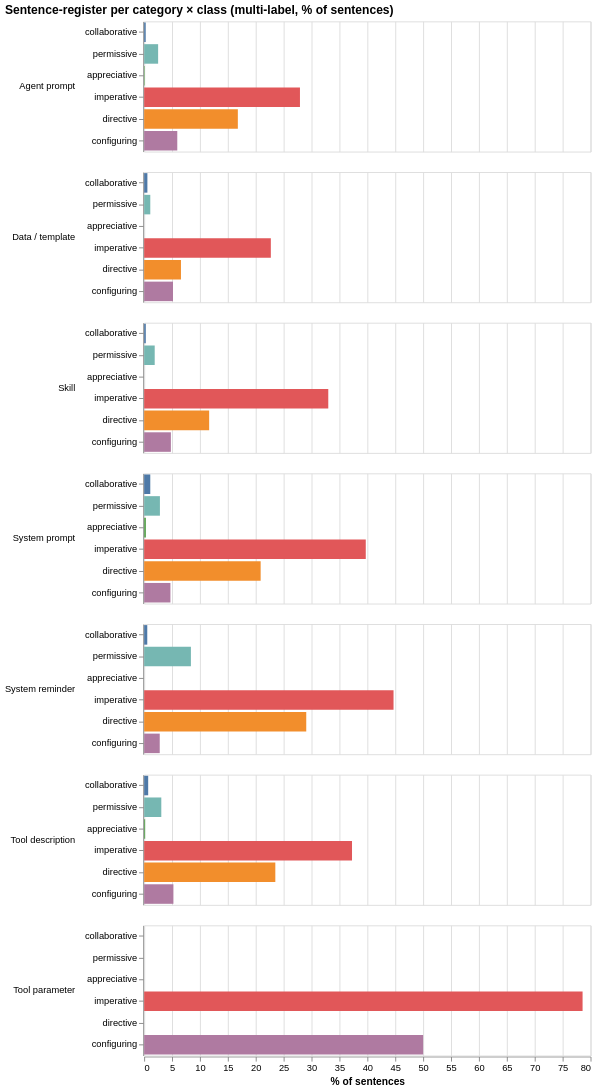

This figure's notebook cell:
### Markdown cell above
### Sentence-register per category (per-sentence pragmatic classifier)

Six per-sentence flags (multi-label): `collaborative` / `permissive` / `appreciative` / `imperative` / `directive` / `configuring`. Pcts can sum to >100% within a category — that's intentional.

The chart is structured to make the absence of `collaborative` and `appreciative` speech across all categories immediately visible: those bars stay near zero everywhere by design.

### Code cell
"""Sentence-register per category × class — Altair grouped bar."""

sr_long = pd.DataFrame([
    {
        "category": cat,
        "class":    cls,
        "sent_pct": by_category[cat]["metrics"]["sentence_register"][f"{cls}_sent_pct"],
        "sent_count": by_category[cat]["metrics"]["sentence_register"][f"{cls}_sent_count"],
    }
    for cat in by_category
    for cls in SENT_REGISTER_CLASSES
])

sr_class_domain = SENT_REGISTER_CLASSES
sr_class_range  = [SR_CLASS_COLORS[c] for c in sr_class_domain]

sr_chart = (
    alt.Chart(sr_long)
    .mark_bar()
    .encode(
        x=alt.X("sent_pct:Q", title="% of sentences"),
        y=alt.Y("class:N", sort=sr_class_domain, title=None),
        color=alt.Color("class:N",
                         scale=alt.Scale(domain=sr_class_domain, range=sr_class_range),
                         legend=None),
        row=alt.Row("category:N", title=None,
                     header=alt.Header(labelAngle=0, labelAlign="left")),
        tooltip=[
            alt.Tooltip("category:N"),
            alt.Tooltip("class:N"),
            alt.Tooltip("sent_pct:Q",   format=".2f", title="sent %"),
            alt.Tooltip("sent_count:Q", title="sentences"),
        ],
    )
    .properties(width=480, height=140,
                title="Sentence-register per category × class (multi-label, % of sentences)")
)
sr_chart

### Figure 1 — Vega-Lite specification as saved in the notebook (floating-point values rounded to 4 significant figures)
{"config": {"view": {"continuousWidth": 300, "continuousHeight": 300}}, "data": {"name": "data-c69ef1cde4f0c272bfdab0fc06b3b152"}, "mark": {"type": "bar"}, "encoding": {"color": {"field": "class", "legend": null, "scale": {"domain": ["collaborative", "permissive", "appreciative", "imperative", "directive", "configuring"], "range": ["#4e79a7", "#76b7b2", "#59a14f", "#e15759", "#f28e2c", "#af7aa1"]}, "type": "nominal"}, "row": {"field": "category", "header": {"labelAlign": "left", "labelAngle": 0}, "title": null, "type": "nominal"}, "tooltip": [{"field": "category", "type": "nominal"}, {"field": "class", "type": "nominal"}, {"field": "sent_pct", "format": ".2f", "title": "sent %", "type": "quantitative"}, {"field": "sent_count", "title": "sentences", "type": "quantitative"}], "x": {"field": "sent_pct", "title": "% of sentences", "type": "quantitative"}, "y": {"field": "class", "sort": ["collaborative", "permissive", "appreciative", "imperative", "directive", "configuring"], "title": null, "type": "nominal"}}, "height": 140, "title": "Sentence-register per category × class (multi-label, % of sentences)", "width": 480, "$schema": "https://vega.github.io/schema/vega-lite/v6.4.1.json", "datasets": {"data-c69ef1cde4f0c272bfdab0fc06b3b152": [{"category": "Agent prompt", "class": "collaborative", "sent_pct": 0.2783, "sent_count": 3}, {"category": "Agent prompt", "class": "permissive", "sent_pct": 2.505, "sent_count": 27}, {"category": "Agent prompt", "class": "appreciative", "sent_pct": 0.0928, "sent_count": 1}, {"category": "Agent prompt", "class": "imperative", "sent_pct": 27.92, "sent_count": 301}, {"category": "Agent prompt", "class": "directive", "sent_pct": 16.79, "sent_count": 181}, {"category": "Agent prompt", "class": "configuring", "sent_pct": 5.937, "sent_count": 64}, {"category": "Data / template", "class": "collaborative", "sent_pct": 0.5821, "sent_count": 9}, {"category": "Data / template", "class": "permissive", "sent_pct": 1.1, "sent_count": 17}, {"category": "Data / template", "class": "appreciative", "sent_pct": 0.0, "sent_count": 0}, {"category": "Data / template", "class": "imperative", "sent_pct": 22.7, "sent_count": 351}, {"category": "Data / template", "class": "directive", "sent_pct": 6.598, "sent_count": 102}, {"category": "Data / template", "class": "configuring", "sent_pct": 5.175, "sent_count": 80}, {"category": "Skill", "class": "collaborative", "sent_pct": 0.2957, "sent_count": 5}, {"category": "Skill", "class": "permissive", "sent_pct": 1.892, "sent_count": 32}, {"category": "Skill", "class": "appreciative", "sent_pct": 0.0, "sent_count": 0}, {"category": "Skill", "class": "imperative", "sent_pct": 33.0, "sent_count": 558}, {"category": "Skill", "class": "directive", "sent_pct": 11.65, "sent_count": 197}, {"category": "Skill", "class": "configuring", "sent_pct": 4.79, "sent_count": 81}, {"category": "System prompt", "class": "collaborative", "sent_pct": 1.099, "sent_count": 7}, {"category": "System prompt", "class": "permissive", "sent_pct": 2.826, "sent_count": 18}, {"category": "System prompt", "class": "appreciative", "sent_pct": 0.314, "sent_count": 2}, {"category": "System prompt", "class": "imperative", "sent_pct": 39.72, "sent_count": 253}, {"category": "System prompt", "class": "directive", "sent_pct": 20.88, "sent_count": 133}, {"category": "System prompt", "class": "configuring", "sent_pct": 4.71, "sent_count": 30}, {"category": "System reminder", "class": "collaborative", "sent_pct": 0.5587, "sent_count": 1}, {"category": "System reminder", "class": "permissive", "sent_pct": 8.38, "sent_count": 15}, {"category": "System reminder", "class": "appreciative", "sent_pct": 0.0, "sent_count": 0}, {"category": "System reminder", "class": "imperative", "sent_pct": 44.69, "sent_count": 80}, {"category": "System reminder", "class": "directive", "sent_pct": 29.05, "sent_count": 52}, {"category": "System reminder", "class": "configuring", "sent_pct": 2.793, "sent_count": 5}, {"category": "Tool description", "class": "collaborative", "sent_pct": 0.7233, "sent_count": 4}, {"category": "Tool description", "class": "permissive", "sent_pct": 3.074, "sent_count": 17}, {"category": "Tool description", "class": "appreciative", "sent_pct": 0.1808, "sent_count": 1}, {"category": "Tool description", "class": "imperative", "sent_pct": 37.25, "sent_count": 206}, {"category": "Tool description", "class": "directive", "sent_pct": 23.51, "sent_count": 130}, {"category": "Tool description", "class": "configuring", "sent_pct": 5.244, "sent_count": 29}, {"category": "Tool parameter", "class": "collaborative", "sent_pct": 0.0, "sent_count": 0}, {"category": "Tool parameter", "class": "permissive", "sent_pct": 0.0, "sent_count": 0}, {"category": "Tool parameter", "class": "appreciative", "sent_pct": 0.0, "sent_count": 0}, {"category": "Tool parameter", "class": "imperative", "sent_pct": 78.57, "sent_count": 11}, {"category": "Tool parameter", "class": "directive", "sent_pct": 0.0, "sent_count": 0}, {"category": "Tool parameter", "class": "configuring", "sent_pct": 50.0, "sent_count": 7}]}}
